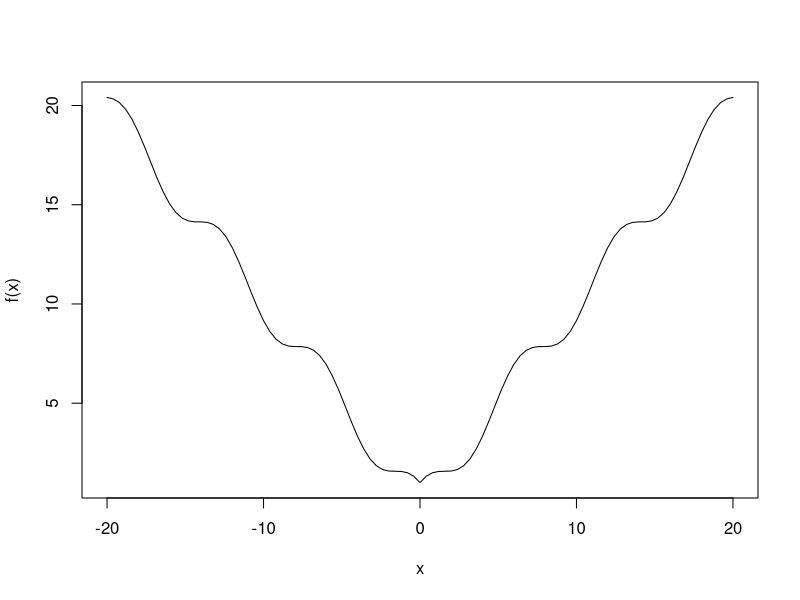

Recreate this plot in R. (Note: this script raises an error after producing the figure.)
## Implementasi Genetik Algoritma (GA)
# One-Dimensional Function
f <- function(x)abs(x)+cos(x)
curve(f,-20,20)
fitness <- function(x)-f(x)
GA <- ga(type="real-valued",fitness=fitness, min=-20, max=20)
summary(GA)
plot(GA)
curve(f,-20,20)
abline(v=GA@solution, lty=3)

# Two-Dimension Function
Rastrigin <- function(x1,x2){
  20+x1^2+x2^2-10*(cos(2*pi*x1)+cos(2*pi*x2))
}
x1<-x2<-seq(-5.12,5.12, by = 0.1)
f <-outer(x1,x2,Rastrigin)
persp3D(x1,x2,f,theta=50,phi=20)
filled.contour(x1,x2,f,color.palette = jet.colors)
GA <- ga(type="real-valued", fitness=function(x)-Rastrigin(x[1],x[2]), min=c(-5.12,-5.12),
          max=c(5.12,5.12), popSize=50, maxiter=100)
summary(GA)
plot(GA)

# Tugas Ujian Pak Yandra Max f(x1,x1)
fungsi <- function(x1,x2){
  10.4 + x1*(sin(3*pi*x1)) + x2*(sin(13*pi*x2))
}
x1 <-seq(-2.0,15.5)
x2 <-seq(3.27,8.75)
fout <- outer(x1,x2,fungsi)
persp3D(x1,x2,fout,theta = 50,phi = 20)
filled.contour(x1,x2,fout,color.palette = jet.colors)
ProsesGA <- ga(type = "real-valued", fitness = function(x)-fungsi(x[1],x[2]), min = c(-2.0,3.27),
         max = c(15.5,8.75), popSize = 50, maxiter = 100)
summary(ProsesGA)
plot(ProsesGA)
